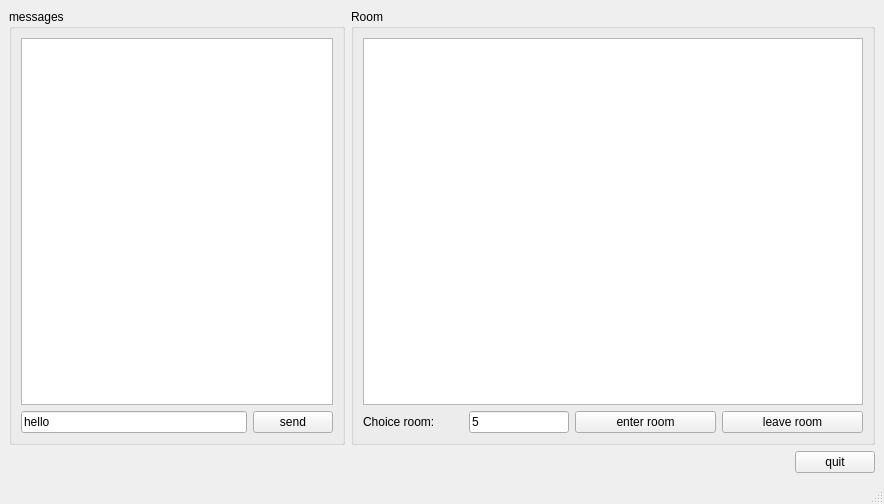
<?xml version="1.0" encoding="UTF-8"?>
<ui version="4.0">
 <class>MainWindow</class>
 <widget class="QMainWindow" name="MainWindow">
  <property name="geometry">
   <rect>
    <x>0</x>
    <y>0</y>
    <width>884</width>
    <height>504</height>
   </rect>
  </property>
  <property name="windowTitle">
   <string>MainWindow</string>
  </property>
  <widget class="QWidget" name="centralwidget">
   <layout class="QGridLayout" name="gridLayout_2">
    <item row="0" column="0">
     <layout class="QVBoxLayout" name="verticalLayout">
      <item>
       <layout class="QHBoxLayout" name="horizontalLayout_2">
        <item>
         <widget class="QGroupBox" name="groupBox">
          <property name="title">
           <string>messages</string>
          </property>
          <layout class="QGridLayout" name="gridLayout">
           <item row="2" column="1">
            <widget class="QPushButton" name="send">
             <property name="text">
              <string>send</string>
             </property>
            </widget>
           </item>
           <item row="2" column="0">
            <widget class="QLineEdit" name="message_edit">
             <property name="text">
              <string>hello</string>
             </property>
            </widget>
           </item>
           <item row="0" column="0" colspan="2">
            <widget class="QListWidget" name="message_all"/>
           </item>
          </layout>
         </widget>
        </item>
        <item>
         <widget class="QGroupBox" name="groupBox_3">
          <property name="title">
           <string>Room</string>
          </property>
          <layout class="QGridLayout" name="gridLayout_3">
           <item row="0" column="0">
            <widget class="QListWidget" name="rooms">
             <property name="sizePolicy">
              <sizepolicy hsizetype="Minimum" vsizetype="Expanding">
               <horstretch>0</horstretch>
               <verstretch>0</verstretch>
              </sizepolicy>
             </property>
             <property name="minimumSize">
              <size>
               <width>500</width>
               <height>0</height>
              </size>
             </property>
            </widget>
           </item>
           <item row="1" column="0">
            <layout class="QHBoxLayout" name="horizontalLayout_3">
             <item>
              <widget class="QLabel" name="label">
               <property name="maximumSize">
                <size>
                 <width>100</width>
                 <height>16777215</height>
                </size>
               </property>
               <property name="text">
                <string>Choice room:</string>
               </property>
              </widget>
             </item>
             <item>
              <widget class="QLineEdit" name="room_num">
               <property name="maximumSize">
                <size>
                 <width>100</width>
                 <height>16777215</height>
                </size>
               </property>
               <property name="text">
                <string>5</string>
               </property>
              </widget>
             </item>
             <item>
              <widget class="QPushButton" name="enter_room">
               <property name="sizePolicy">
                <sizepolicy hsizetype="Minimum" vsizetype="Fixed">
                 <horstretch>0</horstretch>
                 <verstretch>0</verstretch>
                </sizepolicy>
               </property>
               <property name="text">
                <string>enter room</string>
               </property>
              </widget>
             </item>
             <item>
              <widget class="QPushButton" name="leave_room">
               <property name="sizePolicy">
                <sizepolicy hsizetype="Minimum" vsizetype="Fixed">
                 <horstretch>0</horstretch>
                 <verstretch>0</verstretch>
                </sizepolicy>
               </property>
               <property name="text">
                <string>leave room</string>
               </property>
              </widget>
             </item>
            </layout>
           </item>
          </layout>
         </widget>
        </item>
       </layout>
      </item>
      <item>
       <layout class="QHBoxLayout" name="horizontalLayout">
        <item>
         <spacer name="horizontalSpacer">
          <property name="orientation">
           <enum>Qt::Horizontal</enum>
          </property>
          <property name="sizeHint" stdset="0">
           <size>
            <width>40</width>
            <height>20</height>
           </size>
          </property>
         </spacer>
        </item>
        <item>
         <widget class="QPushButton" name="disconnect">
          <property name="text">
           <string>quit</string>
          </property>
         </widget>
        </item>
       </layout>
      </item>
     </layout>
    </item>
   </layout>
  </widget>
  <widget class="QMenuBar" name="menubar">
   <property name="geometry">
    <rect>
     <x>0</x>
     <y>0</y>
     <width>884</width>
     <height>22</height>
    </rect>
   </property>
  </widget>
  <widget class="QStatusBar" name="statusbar"/>
 </widget>
 <resources/>
 <connections/>
</ui>
